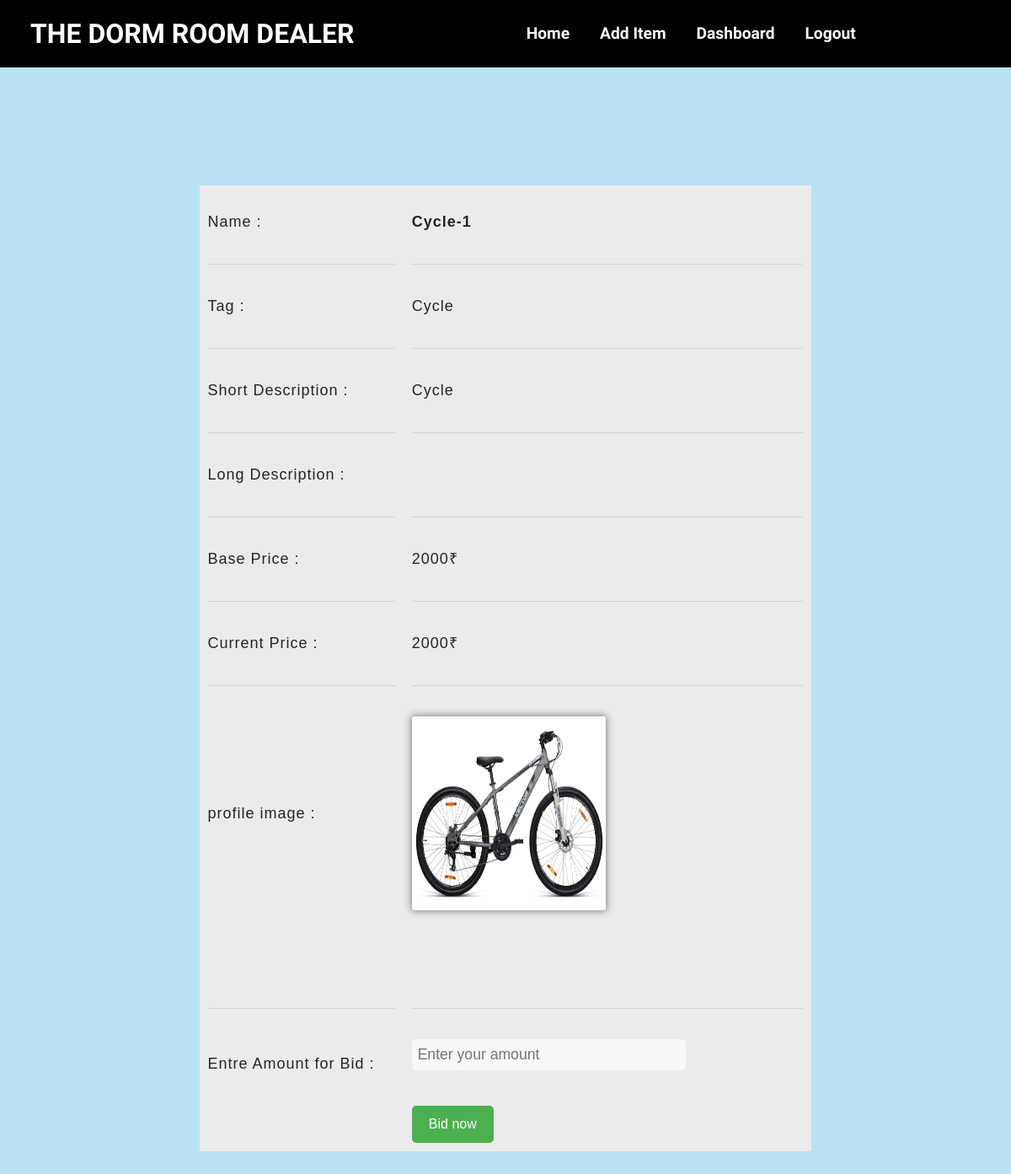
The page /items/biditem?id=17 (signed in) on the database as committed earlier.
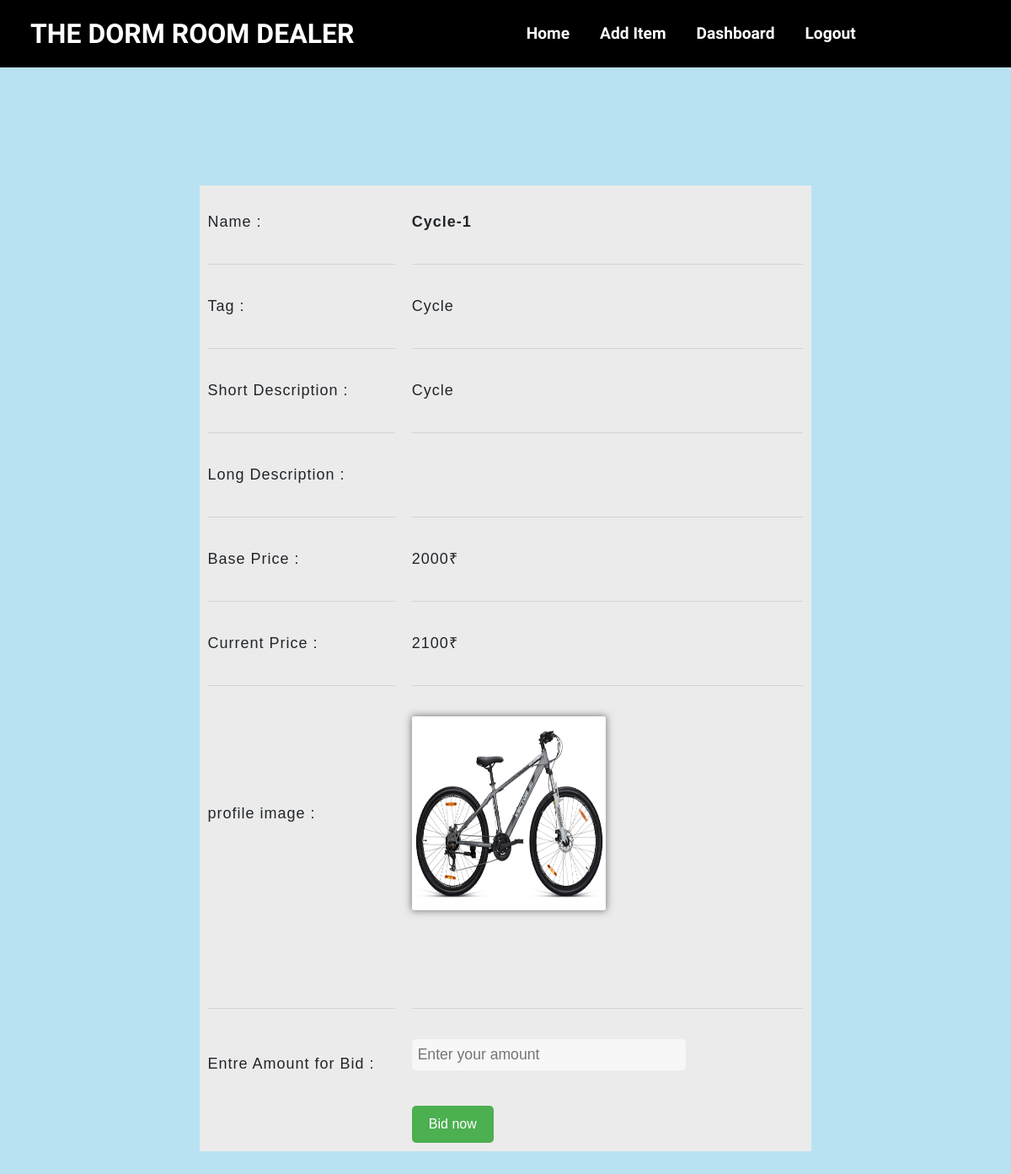
The same page on the database as committed later.
### items/models.py (models this page shows)
class Item(models.Model):
    name=models.CharField(max_length=25)
    profile=models.ImageField(upload_to='pics')
    img1=models.ImageField(upload_to='pics' ,null=True )
    img2=models.ImageField(upload_to='pics' ,null=True )
    img3=models.ImageField(upload_to='pics' ,null=True )
    img4=models.ImageField(upload_to='pics' ,null=True )
    short_description=models.CharField(max_length=50)
    long_description=models.TextField()
    basePrice=models.IntegerField()
    currentPrice=models.IntegerField()
    tag=models.CharField(max_length=25)
    status=models.CharField(null=True,max_length=25)
    sold=models.CharField(max_length=10,default="unsold")
    ownermail = models.EmailField(unique=False)
    start_date = models.DateTimeField(null = False, default=datetime.now)
    end_date = models.DateTimeField(null=False, default=datetime.now)
    highest_bidder=models.IntegerField(null=True)
    sendwinmail = models.CharField(max_length=7,default="notSent")

### items/views.py (the view)
# urls.py: path('biditem',views.biditem,name="biditem"),
@login_required(login_url='login')
def biditem(request):
    id=request.GET['id']
    item = Item.objects.get(id=id)
    lstatus="live"
    if item.status ==lstatus:
        return render(request,"biditem.html",{'item':item})
    else:
        return redirect("home")

### templates/biditem.html (shortened to what this page needs)
{% extends 'base.html' %}
{% block content %}
<div class="container">
    <center>
        <table border="0">
            <tr>
                <td height="20px"></td>
                <td height="20px"></td>
            </tr>
            <tr>
                <td>Name : </td>
                <td><b>{{item.name}}</b></td>
            </tr>
            <tr>
                <td height="10px">
                    <hr>
                </td>
                <td height="10px">
                    <hr>
                </td>
            </tr>
            <tr>
                <td class="right">Tag :</td>
                <td>{{item.tag}}</td>
            </tr>
            <tr>
                <td height="10px">
                    <hr>
                </td>
                <td height="10px">
                    <hr>
                </td>
            </tr>
            <tr>
                <td width="30%">Short Description : </td>
                <td width="60%">{{item.short_description}}</td>
            </tr>
            <tr>
                <td height="10px">
                    <hr>
                </td>
                <td height="10px">
                    <hr>
                </td>
            </tr>
            <tr>
                <td>Long Description :</td>
                <td>{{item.long_description}}</td>
            </tr>
            <tr>
                <td height="10px">
                    <hr>
                </td>
                <td height="10px">
                    <hr>
                </td>
            </tr>
            <tr>
                <td>Base Price :</td>
                <td>{{item.basePrice}}₹</td>
            </tr>
            <tr>
                <td height="10px">
                    <hr>
                </td>
                <td height="10px">
                    <hr>
                </td>
            </tr>
            <tr>
                <td>Current Price :</td>
                <td>{{item.currentPrice}}₹</td>
            </tr>
            <tr>
                <td height="10px">
                    <hr>
                </td>
                <td height="10px">
                    <hr>
                </td>
            </tr>
            <tr>
                <td>profile image :</td>
                <td><img src={{item.profile.url}} height="300" width="400"></td>
            </tr>
            <tr>
                <td height="10px"></td>
                <td height="10px"></td>
            </tr>
            <tr>
                <td>{%if item.img1 %}<img src={{item.img1.url}} height="300" width="400"></td>{%endif%}
                <td>{%if item.img2 %}<img src={{item.img2.url}} height="300" width="400"></td>{%endif%}
            </tr>
            <tr>
                <td height="10px"></td>
                <td height="10px"></td>
            </tr>
            <tr>
                <td>{%if item.img3 %}<img src={{item.img3.url}} height="300" width="400"></td>{%endif%}
                <td>{%if item.img4 %}<img src={{item.img4.url}} height="300" width="400"></td>{%endif%}
            </tr>
            <tr>
                <td height="10px">
                    <hr>
                </td>
                <td height="10px">
                    <hr>
                </td>
            </tr>
            <tr>
                <form action="successfullBid">
                    <td>Entre Amount for Bid :<input type="hidden" name="iid" value={{item.id}}></td>
                    <td><input type="number" name="bidrs" class="field" placeholder="Enter your amount"
                            min={{item.currentPrice}} max="4294967295"></td>
            </tr>
            <tr>
                <td></td>
                <td>
                    <input type="submit" class="btt" id="bid-button" value="Bid now">
                </td>
            </tr>
        </table>
    </center>
</div>
{% endblock %}

Rows that differ between the two databases and show on the page:
changed Item "Cycle-1": currentPrice "2000" → "2100"
